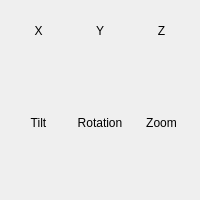
<?xml version="1.0" encoding="UTF-8"?>
<ui version="4.0">
 <class>FormInfo</class>
 <widget class="QDialog" name="FormInfo">
  <property name="geometry">
   <rect>
    <x>0</x>
    <y>0</y>
    <width>200</width>
    <height>200</height>
   </rect>
  </property>
  <property name="windowTitle">
   <string>Dialog</string>
  </property>
  <layout class="QVBoxLayout" name="verticalLayout">
   <item>
    <layout class="QGridLayout" name="gridLayout">
     <item row="0" column="0">
      <widget class="QLabel" name="label">
       <property name="text">
        <string>X</string>
       </property>
       <property name="alignment">
        <set>Qt::AlignCenter</set>
       </property>
      </widget>
     </item>
     <item row="3" column="2">
      <widget class="QLabel" name="InfoZoom">
       <property name="text">
        <string/>
       </property>
       <property name="alignment">
        <set>Qt::AlignCenter</set>
       </property>
      </widget>
     </item>
     <item row="1" column="2">
      <widget class="QLabel" name="pintZ">
       <property name="text">
        <string/>
       </property>
       <property name="alignment">
        <set>Qt::AlignCenter</set>
       </property>
      </widget>
     </item>
     <item row="3" column="0">
      <widget class="QLabel" name="infoTilt">
       <property name="text">
        <string/>
       </property>
       <property name="alignment">
        <set>Qt::AlignCenter</set>
       </property>
      </widget>
     </item>
     <item row="3" column="1">
      <widget class="QLabel" name="infoRot">
       <property name="text">
        <string/>
       </property>
       <property name="alignment">
        <set>Qt::AlignCenter</set>
       </property>
      </widget>
     </item>
     <item row="1" column="1">
      <widget class="QLabel" name="pointY">
       <property name="text">
        <string/>
       </property>
       <property name="alignment">
        <set>Qt::AlignCenter</set>
       </property>
      </widget>
     </item>
     <item row="0" column="1">
      <widget class="QLabel" name="label_2">
       <property name="text">
        <string>Y</string>
       </property>
       <property name="alignment">
        <set>Qt::AlignCenter</set>
       </property>
      </widget>
     </item>
     <item row="0" column="2">
      <widget class="QLabel" name="label_4">
       <property name="text">
        <string>Z</string>
       </property>
       <property name="alignment">
        <set>Qt::AlignCenter</set>
       </property>
      </widget>
     </item>
     <item row="1" column="0">
      <widget class="QLabel" name="pointX">
       <property name="text">
        <string/>
       </property>
       <property name="alignment">
        <set>Qt::AlignCenter</set>
       </property>
      </widget>
     </item>
     <item row="2" column="0">
      <widget class="QLabel" name="label_10">
       <property name="text">
        <string>Tilt</string>
       </property>
       <property name="alignment">
        <set>Qt::AlignCenter</set>
       </property>
      </widget>
     </item>
     <item row="2" column="1">
      <widget class="QLabel" name="label_11">
       <property name="text">
        <string>Rotation</string>
       </property>
       <property name="alignment">
        <set>Qt::AlignCenter</set>
       </property>
      </widget>
     </item>
     <item row="2" column="2">
      <widget class="QLabel" name="label_12">
       <property name="text">
        <string>Zoom</string>
       </property>
       <property name="alignment">
        <set>Qt::AlignCenter</set>
       </property>
      </widget>
     </item>
    </layout>
   </item>
  </layout>
 </widget>
 <resources/>
 <connections/>
</ui>
